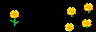

The image is a tile-based game level rendered from a .tmx file. Its description and complete source (layers, tilesets, objects, tile grids) follow:
An orthogonal 3x1 tile map with 32x32 px tiles, 1 tile layer (Tile Layer 1).

<map version="1.0" tiledversion="1.0.2" orientation="orthogonal" renderorder="right-down" width="3" height="1" tilewidth="32" tileheight="32" nextobjectid="1">
 <tileset firstgid="1" name="embedded_image_collection" tilewidth="32" tileheight="32" tilecount="2" columns="0">
  <grid orientation="orthogonal" width="1" height="1" />
  <tile id="0">
   <image width="32" height="32" source="embedded_image_collection_1.png" />
  </tile>
  <tile id="2">
   <image width="32" height="32" source="embedded_image_collection_2.png" />
  </tile>
 </tileset>
 <layer name="Tile Layer 1" width="3" height="1">
  <data encoding="csv">
1,0,3
</data>
 </layer>
</map>
